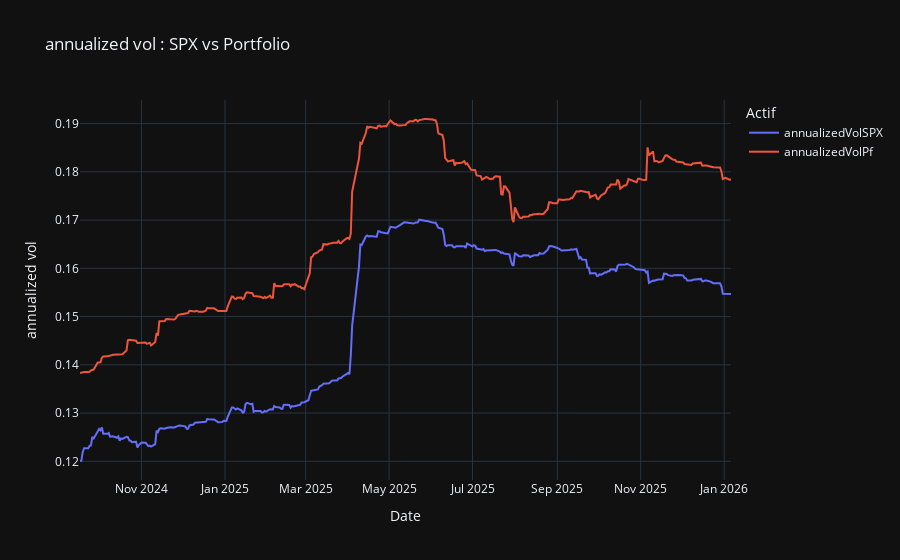

Here is the notebook cell this chart was saved with:
### Code cell
import pandas as pd
import numpy as np
import plotly.express as px

df2 = final[["Date", "Cac40", "Money"]].copy()
df2["Portfolio"] = df2["Money"]
df2.drop(columns="Money", inplace=True)
df2["Date"] = pd.to_datetime(df2["Date"], dayfirst=True)
df2.set_index("Date", inplace=True)

daily_returns = df2.pct_change()
daily_returns.dropna(inplace=True)

daily_returns["annualizedVolSPX"] = daily_returns['Cac40'].rolling(window=252).std() * np.sqrt(252)
daily_returns["annualizedVolPf"] = daily_returns['Portfolio'].rolling(window=252).std() * np.sqrt(252)
data_to_plot = daily_returns.dropna()

fig = px.line(data_to_plot,
              x=data_to_plot.index,
              y=["annualizedVolSPX", "annualizedVolPf"],
              labels={"value": "annualized vol", "variable": "Actif", "Date": "Date"},
              title="annualized vol : SPX vs Portfolio")

fig.show()

### Figure 1 — Plotly figure (JSON) as saved in the notebook; plotly's stock layout.template omitted (floating-point values rounded to 4 significant figures; data arrays with more than 128 entries replaced by an {"elided": "..."} marker saying what was removed)
{"data": [{"hovertemplate": "Actif=annualizedVolSPX<br>Date=%{x}<br>annualized vol=%{y}<extra></extra>", "legendgroup": "annualizedVolSPX", "line": {"color": "#636efa", "dash": "solid"}, "marker": {"symbol": "circle"}, "mode": "lines", "name": "annualizedVolSPX", "orientation": "v", "showlegend": true, "x": {"elided": "332 str values"}, "xaxis": "x", "y": {"elided": "332 float values"}, "yaxis": "y", "type": "scatter"}, {"hovertemplate": "Actif=annualizedVolPf<br>Date=%{x}<br>annualized vol=%{y}<extra></extra>", "legendgroup": "annualizedVolPf", "line": {"color": "#EF553B", "dash": "solid"}, "marker": {"symbol": "circle"}, "mode": "lines", "name": "annualizedVolPf", "orientation": "v", "showlegend": true, "x": {"elided": "332 str values"}, "xaxis": "x", "y": {"elided": "332 float values"}, "yaxis": "y", "type": "scatter"}], "layout": {"xaxis": {"anchor": "y", "domain": [0.0, 1.0], "title": {"text": "Date"}}, "yaxis": {"anchor": "x", "domain": [0.0, 1.0], "title": {"text": "annualized vol"}}, "legend": {"title": {"text": "Actif"}, "tracegroupgap": 0}, "title": {"text": "annualized vol : SPX vs Portfolio"}}}
